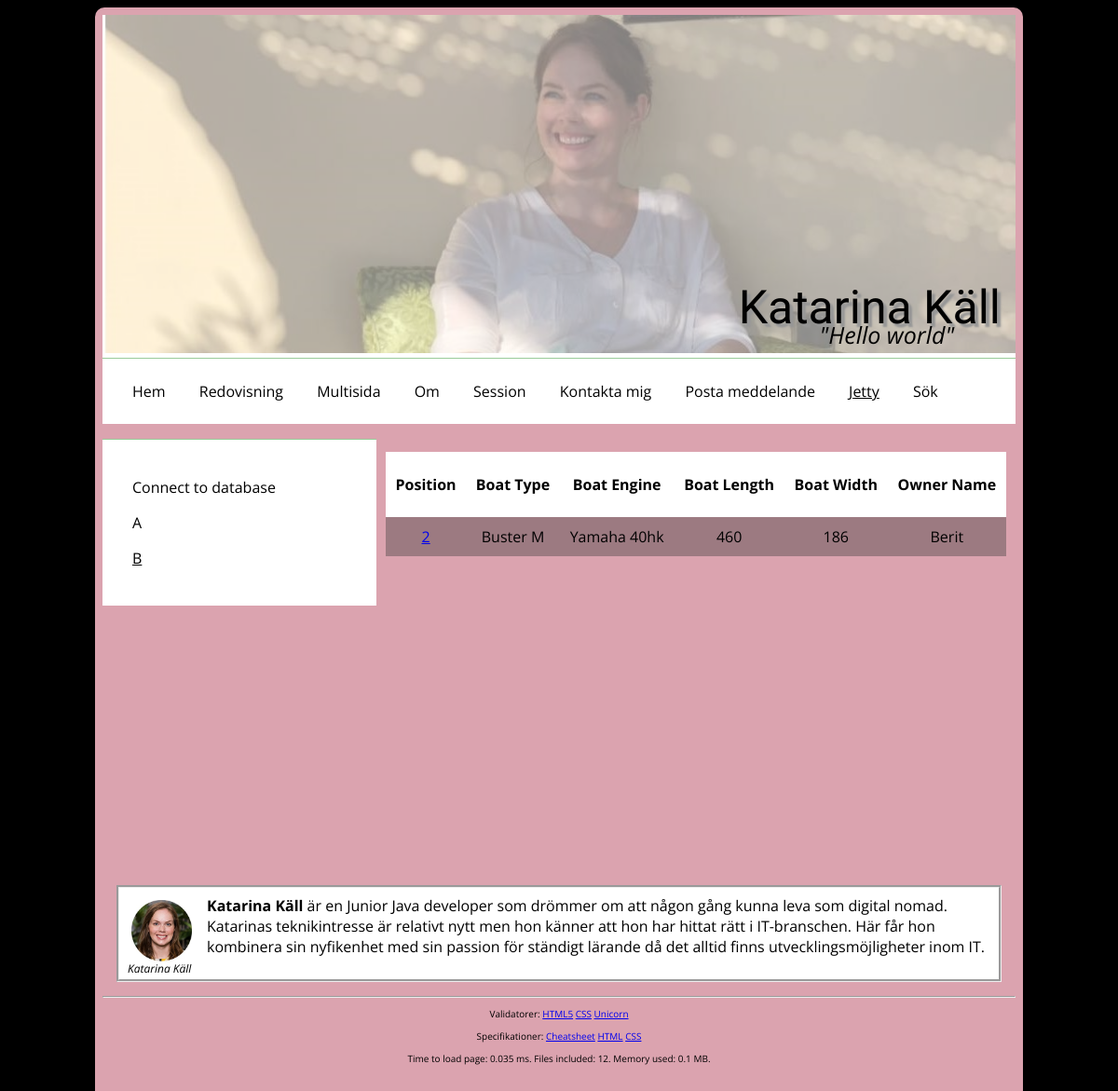
Page /jetty.php?page=b&position=2 on the committed database.
### tables this page shows
CREATE TABLE "jetty" (
	`position`	INTEGER,
	`boatType`	TEXT,
	`boatEngine`	TEXT,
	`boatLength`	INTEGER,
	`boatWidth`	INTEGER,
	`ownerName`	TEXT,
	PRIMARY KEY(`position`)
);

### jetty.php (called while the page is built, shortened)
<?php
require __DIR__ . "/src/functions.php";
require __DIR__ . "/view/header.php";
require __DIR__ . "/view/navbar.php";
require __DIR__ . "/view/jetty-multipage.php";
require __DIR__ . "/view/byline.php";
require __DIR__ . "/view/footer.php";

### src/functions.php (the view, shortened to what this page needs)
<?php
function printJettyResultsetToHTMLTable($res)
{
    $rows = null;
    foreach ($res as $row) {
        $rows .= "<tr>";
        $rows .= "<td><a href='?page=b&position={$row['position']}'>{$row['position']}</td>";
        $rows .= "<td>{$row['boatType']}</td>";
        $rows .= "<td>{$row['boatEngine']}</td>";
        $rows .= "<td>{$row['boatLength']}</td>";
        $rows .= "<td>{$row['boatWidth']}</td>";
        $rows .= "<td>{$row['ownerName']}</td>";
        $rows .= "</tr>\n";
    }
    echo <<<EOD
    <table>
    <tr>
        <th>Position</th>
        <th>Boat Type</th>
        <th>Boat Engine</th>
        <th>Boat Length</th>
        <th>Boat Width</th>
        <th>Owner Name</th>
    </tr>
    $rows
    </table>
EOD;
}

### css/style.css (style rules this page uses)
html { background-color: black; font-family: 'Open Sans', sans-serif; overflow-y: scroll; }
body { margin: 8px auto; padding: 8px; width: 980px; background-color: #dba3af; border-radius: 10px; }
table { margin: 20px 0; width: 100%; border-collapse: collapse; }
th, td { border: 1px; padding: 10px; }
th { height: 50px; background-color: #fff; }
td { text-align: center; }
tr:nth-child(even) { background-color: rgb(62, 62, 62); background-color: rgba(62, 62, 62, 0.4); }

### rows in the picture
jetty: position "2", boatType "Buster M", boatEngine "Yamaha 40hk", boatLength "460", boatWidth "186", ownerName "Berit"

### other values in the picture
$value["title"] "Connect to database"
$value["title"] "A"
$value["title"] "B"
$loadTime "0.035"
$numFiles "12"
$memoryUsed "0.1"
